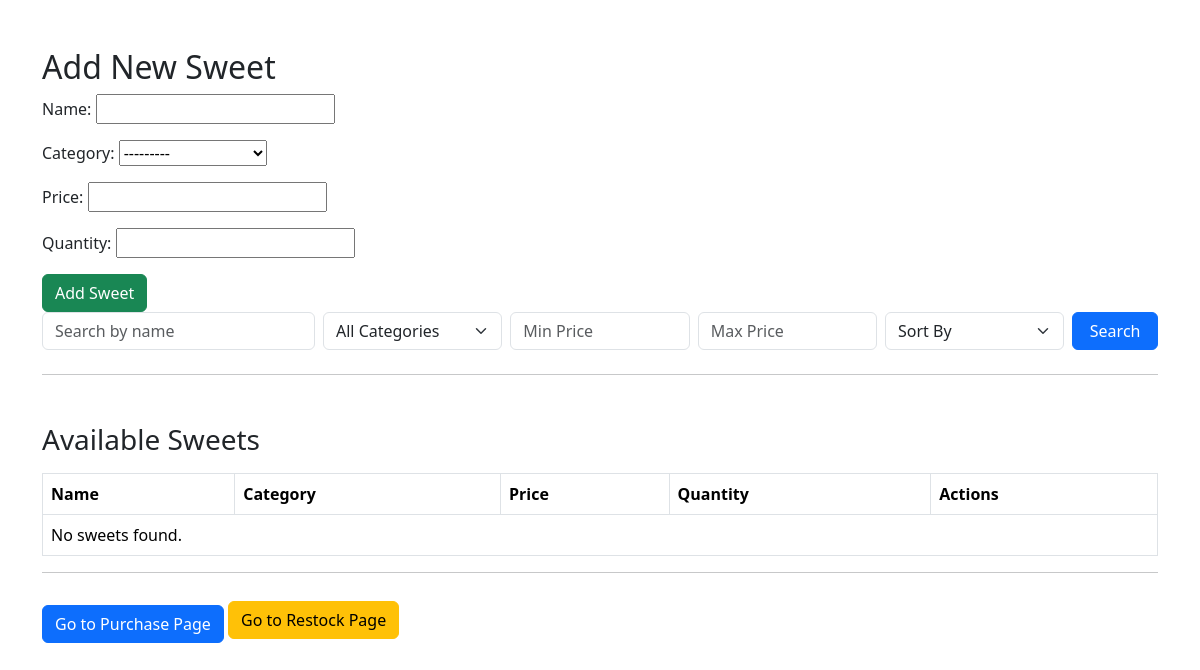
Page /add/ on the earlier database version.
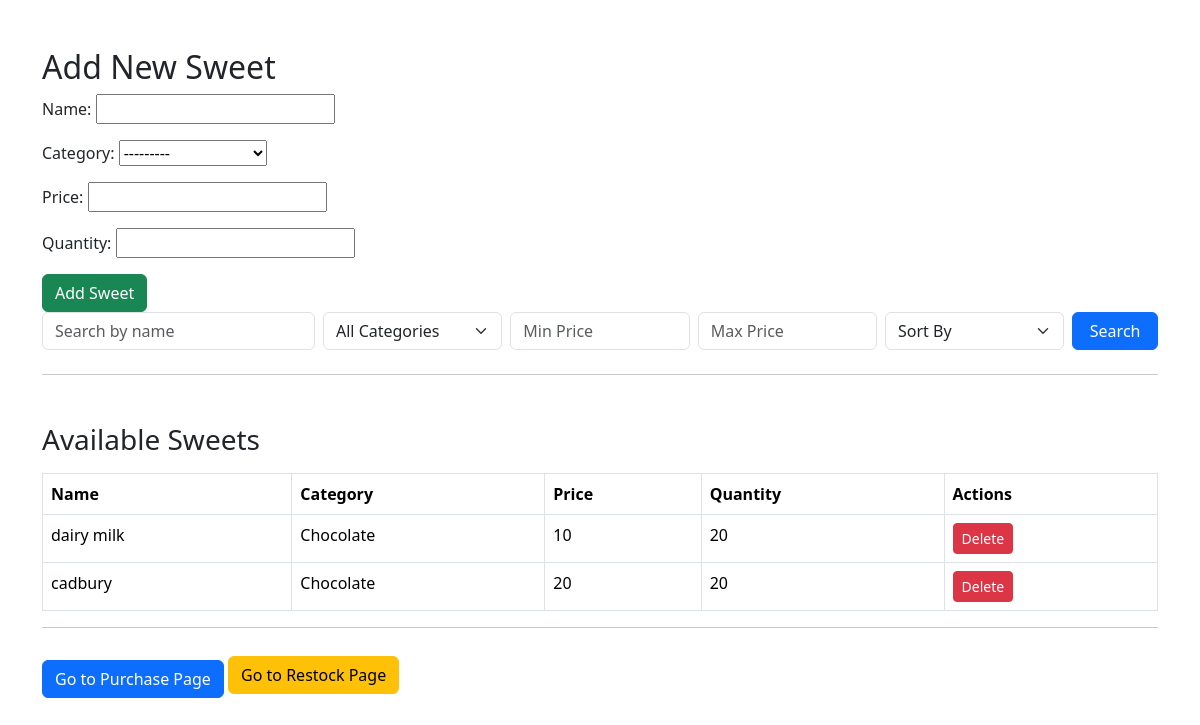
Same page on the later database version.
### shop/models.py (models this page shows, shortened)
class Sweet(models.Model):
    CATEGORY_CHOICES = [
        ("Chocolate", "Chocolate"),
        ("Candy", "Candy"),
        ("Pastry", "Pastry"),
        ("Nut-Based", "Nut-Based"),
        ("Milk-Based", "Milk-Based"),
        ("Vegetable-Based", "Vegetable-Based"),
    ]
    name = models.CharField(max_length=100)
    category = models.CharField(max_length=50, choices=CATEGORY_CHOICES)
    price = models.PositiveIntegerField()
    quantity = models.PositiveIntegerField()

### shop/views.py (the view)
# urls.py: path('add/', add_sweet, name='add_sweet'),
def add_sweet(request):
    form = SweetForm(request.POST or None)
    if request.method == 'POST' and form.is_valid():
        form.save()
        return redirect('add_sweet')
    sweets = Sweet.objects.all()
    search = request.GET.get('search')
    if search:
        sweets = sweets.filter(name__icontains=search)
    category = request.GET.get('category')
    if category and category != 'All':
        sweets = sweets.filter(category=category)
    min_price = request.GET.get('min_price')
    max_price = request.GET.get('max_price')
    if min_price:
        sweets = sweets.filter(price__gte=min_price)
    if max_price:
        sweets = sweets.filter(price__lte=max_price)
    sort = request.GET.get('sort')
    if sort in ['name', 'price', 'quantity']:
        sweets = sweets.order_by(sort)
    return render(request, 'shop/add_sweet.html', {
        'form': form,
        'sweets': sweets,
    })

### shop/forms.py
class SweetForm(forms.ModelForm):
    class Meta:
        model = Sweet
        fields = ['name', 'category', 'price', 'quantity']

### shop/templates/shop/add_sweet.html (shortened to what this page needs)
<!DOCTYPE html>
<html>
<head>
    <link href="https://cdn.jsdelivr.net/npm/bootstrap@5.3.3/dist/css/bootstrap.min.css" rel="stylesheet">
</head>
<body>
<div class="container mt-5">
    <h2>Add New Sweet</h2>
    <form method="post">
        {{ form.as_p }}
        <button type="submit" class="btn btn-success">Add Sweet</button>
    </form>
<form method="get" class="row g-2 mb-4">
    <div class="col-md-3">
        <input type="text" name="search" class="form-control" placeholder="Search by name" value="{{ request.GET.search }}">
    </div>
    <div class="col-md-2">
        <select name="category" class="form-select">
            <option value="All">All Categories</option>
        </select>
    </div>
    <div class="col-md-2">
        <input type="number" name="min_price" class="form-control" placeholder="Min Price" value="{{ request.GET.min_price }}">
    </div>
    <div class="col-md-2">
        <input type="number" name="max_price" class="form-control" placeholder="Max Price" value="{{ request.GET.max_price }}">
    </div>
    <div class="col-md-2">
        <select name="sort" class="form-select">
            <option value="">Sort By</option>
        </select>
    </div>
    <div class="col-md-1">
        <button type="submit" class="btn btn-primary w-100">Search</button>
    </div>
</form>
<hr>
<h3 class="mt-5">Available Sweets</h3>
<table class="table table-bordered mt-3">
    <thead>
        <tr>
            <th>Name</th>
            <th>Category</th>
            <th>Price</th>
            <th>Quantity</th>
            <th>Actions</th>
        </tr>
    </thead>
    <tbody>
        {% for sweet in sweets %}
        <tr>
            <td>{{ sweet.name }}</td>
            <td>{{ sweet.category }}</td>
            <td>{{ sweet.price }}</td>
            <td>{{ sweet.quantity }}</td>
            <td>
                <a href="{% url 'delete_sweet' sweet.id %}" class="btn btn-sm btn-danger">Delete</a>
            </td>
        </tr>
        {% empty %}
        <tr><td colspan="5">No sweets found.</td></tr>
        {% endfor %}
    </tbody>
</table>
<hr>
<a href="{% url 'purchase_sweet' %}" class="btn btn-primary mt-3">Go to Purchase Page</a>
<a href="{% url 'restock_sweet' %}" class="btn btn-warning mt-2">Go to Restock Page</a>
</div>
</body>
</html>

Differences in the rows shown:
added Sweet: name "dairy milk", category "Chocolate", price "10", quantity "20"
added Sweet: name "cadbury", category "Chocolate", price "20", quantity "20"
Other differences:
text no longer shown: "No sweets found."
